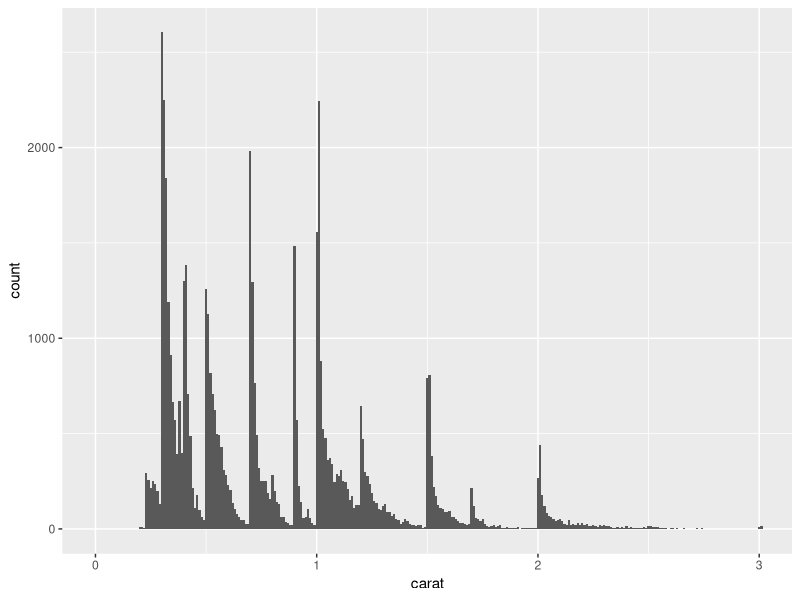
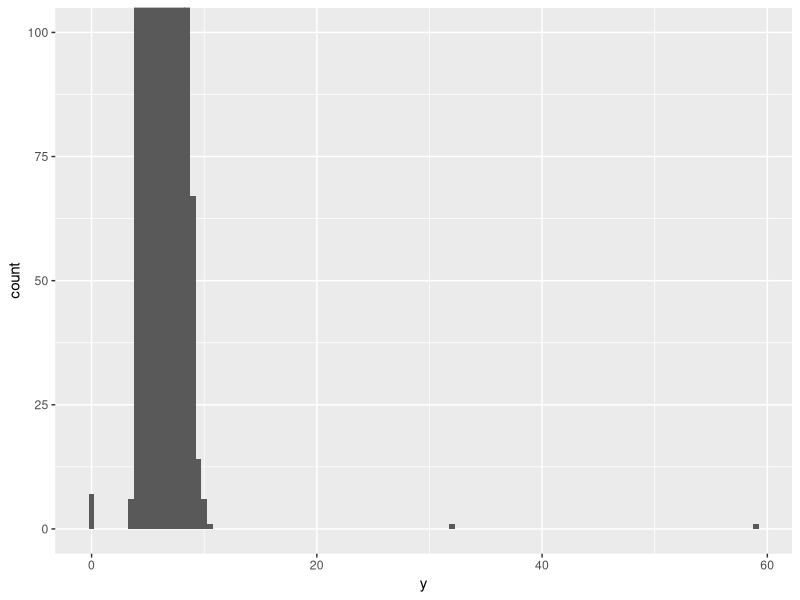
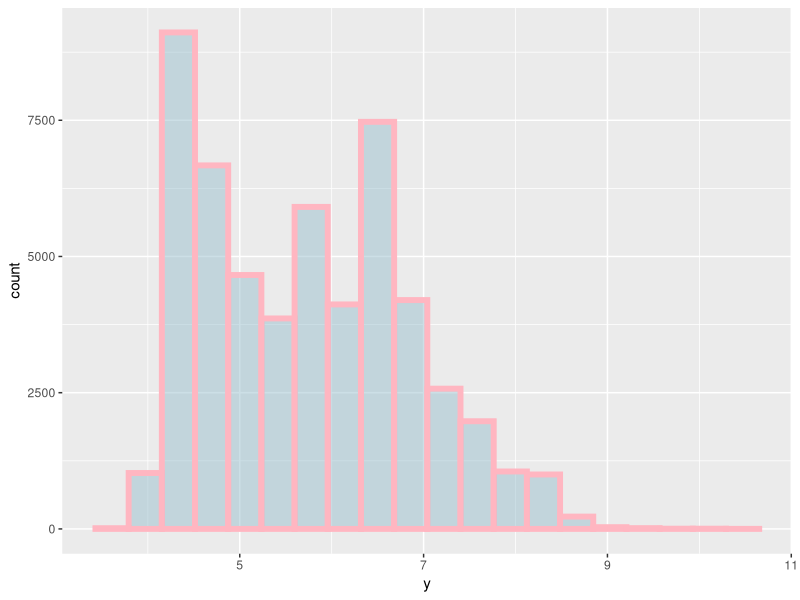
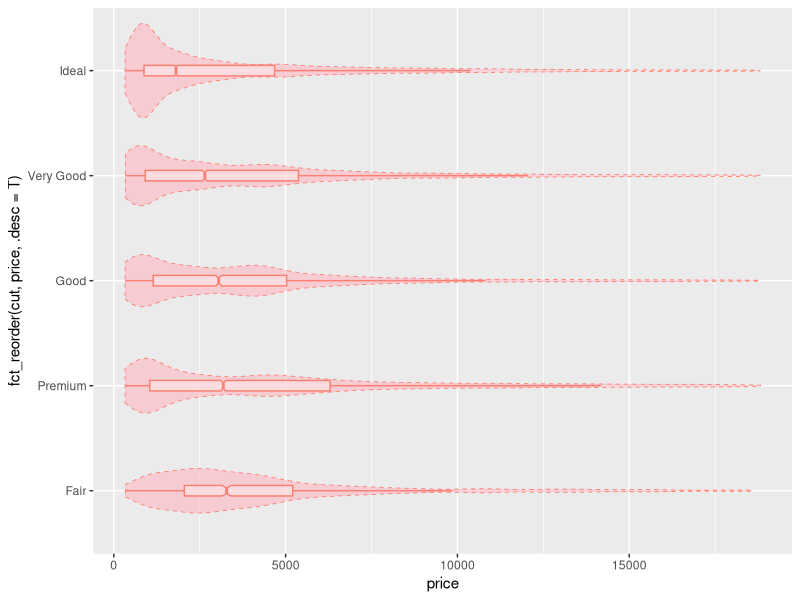
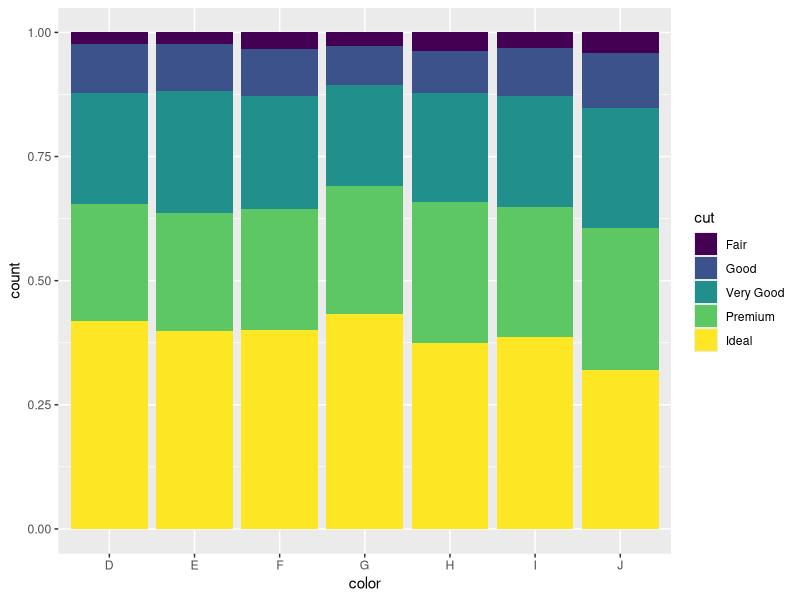
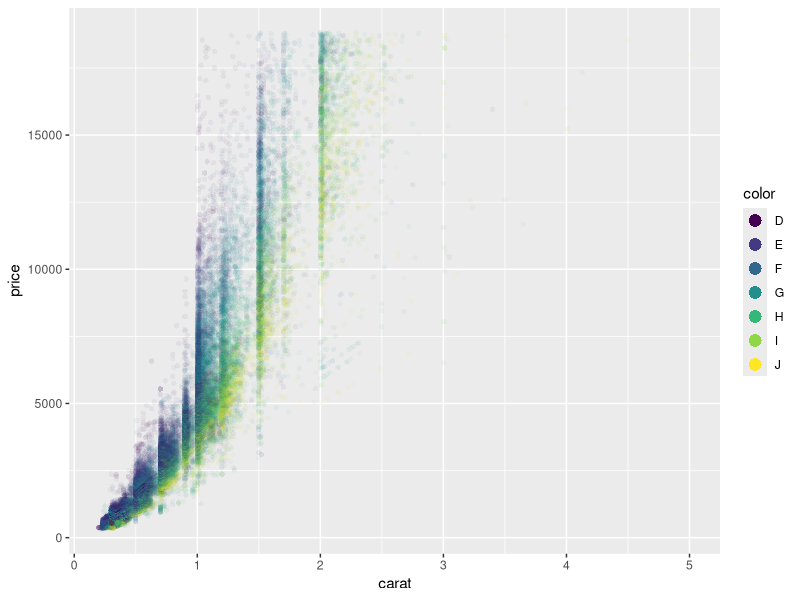

Here is the R script that generated these plots, in order:

library(tidyverse)


diamonds
head(diamonds)


diamonds |>
  ggplot(aes(x = carat)) +
  geom_histogram(binwidth = .01) +
  coord_cartesian(xlim = c(0, 3))

diamonds |>
  ggplot(aes(x = y)) +
  geom_histogram(binwidth = .5) +
  coord_cartesian(ylim = c(0, 100))

range(diamonds$y)

diamonds |>
  filter(y < 3 | y > 20) |>
  arrange(y)

summary(diamonds)

diamonds_clean <- diamonds |>
  mutate(y = ifelse(y == 0 | y > 20, NA, y))

diamonds_clean |>
  ggplot(aes(x = y)) +
  geom_histogram(bins = 20, na.rm = T,
                 color = "lightpink", fill = "lightblue3",
                 linewidth = 2, alpha = .5) 

diamonds |>
  select(price, cut, color) |>
  str()

diamonds |>
  ggplot(aes(y = price, x = fct_reorder(cut, price, .desc = T))) +
  geom_violin(color = "salmon", fill = "lightpink", linewidth = .3,
              alpha = .6, linetype = "dashed") +
  geom_boxplot(width = .1, color = "salmon", fill = "white", alpha = .3,
               outliers = F, whisker.colour = NA, notch = T) +
  coord_flip()

diamonds |> 
  ggplot(aes(x = color, fill = cut)) +
  geom_bar(position = "fill")

diamonds |>
  ggplot(aes(x = carat, y = price, color = color)) +
  geom_point(alpha = .05, shape = 16) +
  guides(color = guide_legend(override.aes = list(alpha = 1, size = 4)))
























